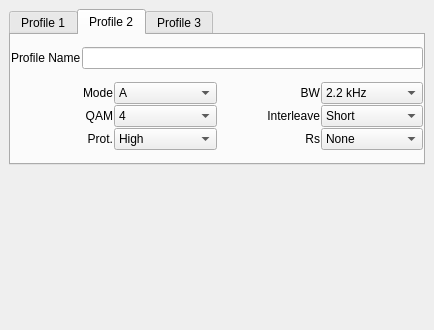
<?xml version="1.0" encoding="UTF-8"?>
<ui version="4.0">
 <class>drmProfileConfig</class>
 <widget class="QWidget" name="drmProfileConfig">
  <property name="geometry">
   <rect>
    <x>0</x>
    <y>0</y>
    <width>434</width>
    <height>330</height>
   </rect>
  </property>
  <property name="windowTitle">
   <string>Form</string>
  </property>
  <layout class="QVBoxLayout" name="verticalLayout_2">
   <property name="spacing">
    <number>1</number>
   </property>
   <property name="leftMargin">
    <number>9</number>
   </property>
   <property name="topMargin">
    <number>9</number>
   </property>
   <property name="rightMargin">
    <number>9</number>
   </property>
   <property name="bottomMargin">
    <number>9</number>
   </property>
   <item>
    <widget class="QTabWidget" name="tabWidget">
     <property name="currentIndex">
      <number>1</number>
     </property>
     <widget class="QWidget" name="Profile1">
      <attribute name="title">
       <string>Profile 1</string>
      </attribute>
      <layout class="QVBoxLayout" name="verticalLayout_4">
       <property name="spacing">
        <number>1</number>
       </property>
       <property name="leftMargin">
        <number>0</number>
       </property>
       <property name="topMargin">
        <number>0</number>
       </property>
       <property name="rightMargin">
        <number>0</number>
       </property>
       <property name="bottomMargin">
        <number>0</number>
       </property>
       <item>
        <layout class="QHBoxLayout" name="horizontalLayout">
         <item>
          <widget class="QLabel" name="label">
           <property name="text">
            <string>Profile Name</string>
           </property>
          </widget>
         </item>
         <item>
          <widget class="QLineEdit" name="namePF1LineEdit"/>
         </item>
        </layout>
       </item>
       <item>
        <layout class="QGridLayout" name="gridLayout">
         <property name="horizontalSpacing">
          <number>6</number>
         </property>
         <property name="verticalSpacing">
          <number>1</number>
         </property>
         <item row="0" column="0">
          <widget class="QLabel" name="drmModeLabel">
           <property name="minimumSize">
            <size>
             <width>30</width>
             <height>0</height>
            </size>
           </property>
           <property name="text">
            <string>Mode</string>
           </property>
           <property name="alignment">
            <set>Qt::AlignRight|Qt::AlignTrailing|Qt::AlignVCenter</set>
           </property>
           <property name="wordWrap">
            <bool>false</bool>
           </property>
          </widget>
         </item>
         <item row="0" column="1">
          <widget class="QComboBox" name="drmPF1ModeComboBox">
           <item>
            <property name="text">
             <string>A</string>
            </property>
           </item>
           <item>
            <property name="text">
             <string>B</string>
            </property>
           </item>
           <item>
            <property name="text">
             <string>E</string>
            </property>
           </item>
          </widget>
         </item>
         <item row="0" column="2">
          <widget class="QLabel" name="drmBandwidthLabel">
           <property name="minimumSize">
            <size>
             <width>30</width>
             <height>0</height>
            </size>
           </property>
           <property name="text">
            <string>BW</string>
           </property>
           <property name="alignment">
            <set>Qt::AlignRight|Qt::AlignTrailing|Qt::AlignVCenter</set>
           </property>
           <property name="wordWrap">
            <bool>false</bool>
           </property>
          </widget>
         </item>
         <item row="0" column="3">
          <widget class="QComboBox" name="drmPF1BandwidthComboBox">
           <item>
            <property name="text">
             <string>2.2 kHz</string>
            </property>
           </item>
           <item>
            <property name="text">
             <string>2.5 kHz</string>
            </property>
           </item>
          </widget>
         </item>
         <item row="1" column="0">
          <widget class="QLabel" name="drmQAMLabel">
           <property name="minimumSize">
            <size>
             <width>30</width>
             <height>0</height>
            </size>
           </property>
           <property name="text">
            <string>QAM</string>
           </property>
           <property name="alignment">
            <set>Qt::AlignRight|Qt::AlignTrailing|Qt::AlignVCenter</set>
           </property>
           <property name="wordWrap">
            <bool>false</bool>
           </property>
          </widget>
         </item>
         <item row="1" column="1">
          <widget class="QComboBox" name="drmPF1QAMComboBox">
           <item>
            <property name="text">
             <string>4</string>
            </property>
           </item>
           <item>
            <property name="text">
             <string>16</string>
            </property>
           </item>
           <item>
            <property name="text">
             <string>64</string>
            </property>
           </item>
          </widget>
         </item>
         <item row="1" column="2">
          <widget class="QLabel" name="drmInterleavelabel">
           <property name="minimumSize">
            <size>
             <width>30</width>
             <height>0</height>
            </size>
           </property>
           <property name="text">
            <string>Interleave</string>
           </property>
           <property name="alignment">
            <set>Qt::AlignRight|Qt::AlignTrailing|Qt::AlignVCenter</set>
           </property>
           <property name="wordWrap">
            <bool>false</bool>
           </property>
          </widget>
         </item>
         <item row="1" column="3">
          <widget class="QComboBox" name="drmPF1InterleaveComboBox">
           <item>
            <property name="text">
             <string>Short</string>
            </property>
           </item>
           <item>
            <property name="text">
             <string>Long</string>
            </property>
           </item>
          </widget>
         </item>
         <item row="2" column="0">
          <widget class="QLabel" name="drmProtectionLabel">
           <property name="minimumSize">
            <size>
             <width>30</width>
             <height>0</height>
            </size>
           </property>
           <property name="text">
            <string>Prot.</string>
           </property>
           <property name="alignment">
            <set>Qt::AlignRight|Qt::AlignTrailing|Qt::AlignVCenter</set>
           </property>
           <property name="wordWrap">
            <bool>false</bool>
           </property>
          </widget>
         </item>
         <item row="2" column="1">
          <widget class="QComboBox" name="drmPF1ProtectionComboBox">
           <item>
            <property name="text">
             <string>High</string>
            </property>
           </item>
           <item>
            <property name="text">
             <string>Low</string>
            </property>
           </item>
          </widget>
         </item>
         <item row="2" column="2">
          <widget class="QLabel" name="drmReadSolomonLabel">
           <property name="minimumSize">
            <size>
             <width>30</width>
             <height>0</height>
            </size>
           </property>
           <property name="text">
            <string>Rs</string>
           </property>
           <property name="alignment">
            <set>Qt::AlignRight|Qt::AlignTrailing|Qt::AlignVCenter</set>
           </property>
           <property name="wordWrap">
            <bool>false</bool>
           </property>
          </widget>
         </item>
         <item row="2" column="3">
          <widget class="QComboBox" name="drmPF1ReedSolomonComboBox">
           <item>
            <property name="text">
             <string>None</string>
            </property>
           </item>
           <item>
            <property name="text">
             <string>RS1</string>
            </property>
           </item>
           <item>
            <property name="text">
             <string>RS2</string>
            </property>
           </item>
           <item>
            <property name="text">
             <string>RS3</string>
            </property>
           </item>
           <item>
            <property name="text">
             <string>RS4</string>
            </property>
           </item>
          </widget>
         </item>
        </layout>
       </item>
      </layout>
     </widget>
     <widget class="QWidget" name="Profile2">
      <attribute name="title">
       <string>Profile 2</string>
      </attribute>
      <layout class="QVBoxLayout" name="verticalLayout_3">
       <property name="spacing">
        <number>1</number>
       </property>
       <property name="leftMargin">
        <number>0</number>
       </property>
       <property name="topMargin">
        <number>0</number>
       </property>
       <property name="rightMargin">
        <number>0</number>
       </property>
       <property name="bottomMargin">
        <number>0</number>
       </property>
       <item>
        <layout class="QHBoxLayout" name="horizontalLayout_2">
         <item>
          <widget class="QLabel" name="label_2">
           <property name="text">
            <string>Profile Name</string>
           </property>
          </widget>
         </item>
         <item>
          <widget class="QLineEdit" name="namePF2LineEdit"/>
         </item>
        </layout>
       </item>
       <item>
        <layout class="QGridLayout" name="gridLayout_2">
         <property name="verticalSpacing">
          <number>1</number>
         </property>
         <item row="0" column="0">
          <widget class="QLabel" name="drmModeLabel_2">
           <property name="minimumSize">
            <size>
             <width>30</width>
             <height>0</height>
            </size>
           </property>
           <property name="text">
            <string>Mode</string>
           </property>
           <property name="alignment">
            <set>Qt::AlignRight|Qt::AlignTrailing|Qt::AlignVCenter</set>
           </property>
           <property name="wordWrap">
            <bool>false</bool>
           </property>
          </widget>
         </item>
         <item row="0" column="1">
          <widget class="QComboBox" name="drmPF2ModeComboBox">
           <item>
            <property name="text">
             <string>A</string>
            </property>
           </item>
           <item>
            <property name="text">
             <string>B</string>
            </property>
           </item>
           <item>
            <property name="text">
             <string>E</string>
            </property>
           </item>
          </widget>
         </item>
         <item row="0" column="2">
          <widget class="QLabel" name="drmBandwidthLabel_2">
           <property name="minimumSize">
            <size>
             <width>30</width>
             <height>0</height>
            </size>
           </property>
           <property name="text">
            <string>BW</string>
           </property>
           <property name="alignment">
            <set>Qt::AlignRight|Qt::AlignTrailing|Qt::AlignVCenter</set>
           </property>
           <property name="wordWrap">
            <bool>false</bool>
           </property>
          </widget>
         </item>
         <item row="0" column="3">
          <widget class="QComboBox" name="drmPF2BandwidthComboBox">
           <item>
            <property name="text">
             <string>2.2 kHz</string>
            </property>
           </item>
           <item>
            <property name="text">
             <string>2.5 kHz</string>
            </property>
           </item>
          </widget>
         </item>
         <item row="1" column="0">
          <widget class="QLabel" name="drmQAMLabel_2">
           <property name="minimumSize">
            <size>
             <width>30</width>
             <height>0</height>
            </size>
           </property>
           <property name="text">
            <string>QAM</string>
           </property>
           <property name="alignment">
            <set>Qt::AlignRight|Qt::AlignTrailing|Qt::AlignVCenter</set>
           </property>
           <property name="wordWrap">
            <bool>false</bool>
           </property>
          </widget>
         </item>
         <item row="1" column="1">
          <widget class="QComboBox" name="drmPF2QAMComboBox">
           <item>
            <property name="text">
             <string>4</string>
            </property>
           </item>
           <item>
            <property name="text">
             <string>16</string>
            </property>
           </item>
           <item>
            <property name="text">
             <string>64</string>
            </property>
           </item>
          </widget>
         </item>
         <item row="1" column="2">
          <widget class="QLabel" name="drmInterleavelabel_2">
           <property name="minimumSize">
            <size>
             <width>30</width>
             <height>0</height>
            </size>
           </property>
           <property name="text">
            <string>Interleave</string>
           </property>
           <property name="alignment">
            <set>Qt::AlignRight|Qt::AlignTrailing|Qt::AlignVCenter</set>
           </property>
           <property name="wordWrap">
            <bool>false</bool>
           </property>
          </widget>
         </item>
         <item row="1" column="3">
          <widget class="QComboBox" name="drmPF2InterleaveComboBox">
           <item>
            <property name="text">
             <string>Short</string>
            </property>
           </item>
           <item>
            <property name="text">
             <string>Long</string>
            </property>
           </item>
          </widget>
         </item>
         <item row="2" column="0">
          <widget class="QLabel" name="drmProtectionLabel_2">
           <property name="minimumSize">
            <size>
             <width>30</width>
             <height>0</height>
            </size>
           </property>
           <property name="text">
            <string>Prot.</string>
           </property>
           <property name="alignment">
            <set>Qt::AlignRight|Qt::AlignTrailing|Qt::AlignVCenter</set>
           </property>
           <property name="wordWrap">
            <bool>false</bool>
           </property>
          </widget>
         </item>
         <item row="2" column="1">
          <widget class="QComboBox" name="drmPF2ProtectionComboBox">
           <item>
            <property name="text">
             <string>High</string>
            </property>
           </item>
           <item>
            <property name="text">
             <string>Low</string>
            </property>
           </item>
          </widget>
         </item>
         <item row="2" column="2">
          <widget class="QLabel" name="drmReadSolomonLabel_2">
           <property name="minimumSize">
            <size>
             <width>30</width>
             <height>0</height>
            </size>
           </property>
           <property name="text">
            <string>Rs</string>
           </property>
           <property name="alignment">
            <set>Qt::AlignRight|Qt::AlignTrailing|Qt::AlignVCenter</set>
           </property>
           <property name="wordWrap">
            <bool>false</bool>
           </property>
          </widget>
         </item>
         <item row="2" column="3">
          <widget class="QComboBox" name="drmPF2ReedSolomonComboBox">
           <item>
            <property name="text">
             <string>None</string>
            </property>
           </item>
           <item>
            <property name="text">
             <string>RS1</string>
            </property>
           </item>
           <item>
            <property name="text">
             <string>RS2</string>
            </property>
           </item>
           <item>
            <property name="text">
             <string>RS3</string>
            </property>
           </item>
           <item>
            <property name="text">
             <string>RS4</string>
            </property>
           </item>
          </widget>
         </item>
        </layout>
       </item>
      </layout>
     </widget>
     <widget class="QWidget" name="Profile3">
      <attribute name="title">
       <string>Profile 3</string>
      </attribute>
      <layout class="QVBoxLayout" name="verticalLayout">
       <property name="spacing">
        <number>1</number>
       </property>
       <property name="leftMargin">
        <number>0</number>
       </property>
       <property name="topMargin">
        <number>0</number>
       </property>
       <property name="rightMargin">
        <number>0</number>
       </property>
       <property name="bottomMargin">
        <number>0</number>
       </property>
       <item>
        <layout class="QHBoxLayout" name="horizontalLayout_3">
         <item>
          <widget class="QLabel" name="label_3">
           <property name="text">
            <string>Profile Name</string>
           </property>
          </widget>
         </item>
         <item>
          <widget class="QLineEdit" name="namePF3LineEdit"/>
         </item>
        </layout>
       </item>
       <item>
        <layout class="QGridLayout" name="gridLayout_3">
         <property name="verticalSpacing">
          <number>1</number>
         </property>
         <item row="0" column="0">
          <widget class="QLabel" name="drmModeLabel_3">
           <property name="minimumSize">
            <size>
             <width>30</width>
             <height>0</height>
            </size>
           </property>
           <property name="text">
            <string>Mode</string>
           </property>
           <property name="alignment">
            <set>Qt::AlignRight|Qt::AlignTrailing|Qt::AlignVCenter</set>
           </property>
           <property name="wordWrap">
            <bool>false</bool>
           </property>
          </widget>
         </item>
         <item row="0" column="1">
          <widget class="QComboBox" name="drmPF3ModeComboBox">
           <item>
            <property name="text">
             <string>A</string>
            </property>
           </item>
           <item>
            <property name="text">
             <string>B</string>
            </property>
           </item>
           <item>
            <property name="text">
             <string>E</string>
            </property>
           </item>
          </widget>
         </item>
         <item row="0" column="2">
          <widget class="QLabel" name="drmBandwidthLabel_3">
           <property name="minimumSize">
            <size>
             <width>30</width>
             <height>0</height>
            </size>
           </property>
           <property name="text">
            <string>BW</string>
           </property>
           <property name="alignment">
            <set>Qt::AlignRight|Qt::AlignTrailing|Qt::AlignVCenter</set>
           </property>
           <property name="wordWrap">
            <bool>false</bool>
           </property>
          </widget>
         </item>
         <item row="0" column="3">
          <widget class="QComboBox" name="drmPF3BandwidthComboBox">
           <item>
            <property name="text">
             <string>2.2 kHz</string>
            </property>
           </item>
           <item>
            <property name="text">
             <string>2.5 kHz</string>
            </property>
           </item>
          </widget>
         </item>
         <item row="1" column="0">
          <widget class="QLabel" name="drmQAMLabel_3">
           <property name="minimumSize">
            <size>
             <width>30</width>
             <height>0</height>
            </size>
           </property>
           <property name="text">
            <string>QAM</string>
           </property>
           <property name="alignment">
            <set>Qt::AlignRight|Qt::AlignTrailing|Qt::AlignVCenter</set>
           </property>
           <property name="wordWrap">
            <bool>false</bool>
           </property>
          </widget>
         </item>
         <item row="1" column="1">
          <widget class="QComboBox" name="drmPF3QAMComboBox">
           <item>
            <property name="text">
             <string>4</string>
            </property>
           </item>
           <item>
            <property name="text">
             <string>16</string>
            </property>
           </item>
           <item>
            <property name="text">
             <string>64</string>
            </property>
           </item>
          </widget>
         </item>
         <item row="1" column="2">
          <widget class="QLabel" name="drmInterleavelabel_3">
           <property name="minimumSize">
            <size>
             <width>30</width>
             <height>0</height>
            </size>
           </property>
           <property name="text">
            <string>Interleave</string>
           </property>
           <property name="alignment">
            <set>Qt::AlignRight|Qt::AlignTrailing|Qt::AlignVCenter</set>
           </property>
           <property name="wordWrap">
            <bool>false</bool>
           </property>
          </widget>
         </item>
         <item row="1" column="3">
          <widget class="QComboBox" name="drmPF3InterleaveComboBox">
           <item>
            <property name="text">
             <string>Short</string>
            </property>
           </item>
           <item>
            <property name="text">
             <string>Long</string>
            </property>
           </item>
          </widget>
         </item>
         <item row="2" column="0">
          <widget class="QLabel" name="drmProtectionLabel_3">
           <property name="minimumSize">
            <size>
             <width>30</width>
             <height>0</height>
            </size>
           </property>
           <property name="text">
            <string>Prot.</string>
           </property>
           <property name="alignment">
            <set>Qt::AlignRight|Qt::AlignTrailing|Qt::AlignVCenter</set>
           </property>
           <property name="wordWrap">
            <bool>false</bool>
           </property>
          </widget>
         </item>
         <item row="2" column="1">
          <widget class="QComboBox" name="drmPF3ProtectionComboBox">
           <item>
            <property name="text">
             <string>High</string>
            </property>
           </item>
           <item>
            <property name="text">
             <string>Low</string>
            </property>
           </item>
          </widget>
         </item>
         <item row="2" column="2">
          <widget class="QLabel" name="drmReadSolomonLabel_3">
           <property name="minimumSize">
            <size>
             <width>30</width>
             <height>0</height>
            </size>
           </property>
           <property name="text">
            <string>Rs</string>
           </property>
           <property name="alignment">
            <set>Qt::AlignRight|Qt::AlignTrailing|Qt::AlignVCenter</set>
           </property>
           <property name="wordWrap">
            <bool>false</bool>
           </property>
          </widget>
         </item>
         <item row="2" column="3">
          <widget class="QComboBox" name="drmPF3ReedSolomonComboBox">
           <item>
            <property name="text">
             <string>None</string>
            </property>
           </item>
           <item>
            <property name="text">
             <string>RS1</string>
            </property>
           </item>
           <item>
            <property name="text">
             <string>RS2</string>
            </property>
           </item>
           <item>
            <property name="text">
             <string>RS3</string>
            </property>
           </item>
           <item>
            <property name="text">
             <string>RS4</string>
            </property>
           </item>
          </widget>
         </item>
        </layout>
       </item>
      </layout>
     </widget>
    </widget>
   </item>
   <item>
    <spacer name="verticalSpacer">
     <property name="orientation">
      <enum>Qt::Vertical</enum>
     </property>
     <property name="sizeHint" stdset="0">
      <size>
       <width>20</width>
       <height>121</height>
      </size>
     </property>
    </spacer>
   </item>
  </layout>
 </widget>
 <resources/>
 <connections/>
</ui>
